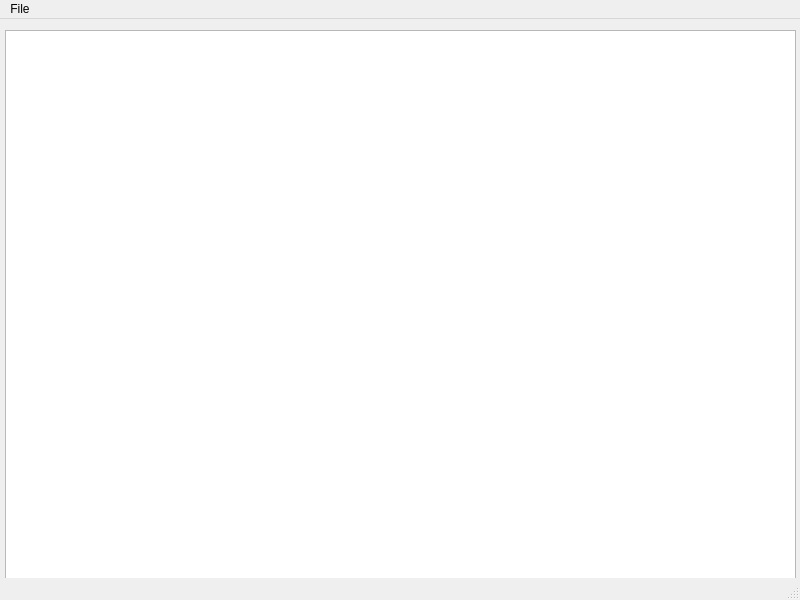
<?xml version="1.0" encoding="UTF-8"?>
<ui version="4.0">
 <class>MainWindow</class>
 <widget class="QMainWindow" name="MainWindow">
  <property name="geometry">
   <rect>
    <x>0</x>
    <y>0</y>
    <width>800</width>
    <height>600</height>
   </rect>
  </property>
  <property name="windowTitle">
   <string>MainWindow</string>
  </property>
  <widget class="QWidget" name="centralwidget">
   <widget class="QTextBrowser" name="textBrowser">
    <property name="geometry">
     <rect>
      <x>5</x>
      <y>11</y>
      <width>791</width>
      <height>551</height>
     </rect>
    </property>
   </widget>
  </widget>
  <widget class="QMenuBar" name="menubar">
   <property name="geometry">
    <rect>
     <x>0</x>
     <y>0</y>
     <width>800</width>
     <height>23</height>
    </rect>
   </property>
   <widget class="QMenu" name="menuFile">
    <property name="title">
     <string>File</string>
    </property>
    <addaction name="actionLoad_DB"/>
    <addaction name="actionSave_DB"/>
   </widget>
   <addaction name="menuFile"/>
  </widget>
  <widget class="QStatusBar" name="statusbar"/>
  <action name="actionLoad_DB">
   <property name="text">
    <string>Load DB</string>
   </property>
  </action>
  <action name="actionSave_DB">
   <property name="text">
    <string>Save DB</string>
   </property>
  </action>
 </widget>
 <resources/>
 <connections/>
</ui>
